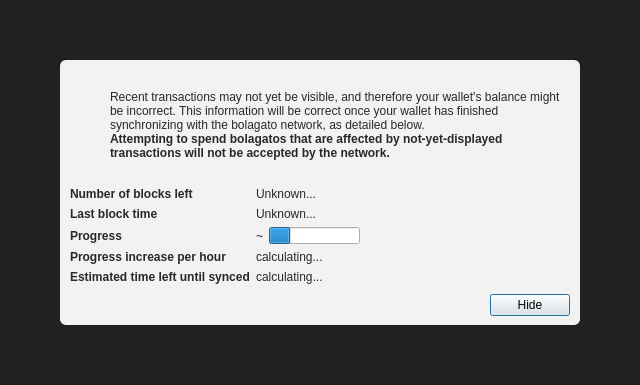
<?xml version="1.0" encoding="UTF-8"?>
<ui version="4.0">
 <class>ModalOverlay</class>
 <widget class="ModalOverlay" name="ModalOverlay">
  <property name="geometry">
   <rect>
    <x>0</x>
    <y>0</y>
    <width>640</width>
    <height>385</height>
   </rect>
  </property>
  <property name="windowTitle">
   <string>Form</string>
  </property>
  <layout class="QVBoxLayout" name="verticalLayout" stretch="0">
   <property name="sizeConstraint">
    <enum>QLayout::SetDefaultConstraint</enum>
   </property>
   <property name="leftMargin">
    <number>0</number>
   </property>
   <property name="topMargin">
    <number>0</number>
   </property>
   <property name="rightMargin">
    <number>0</number>
   </property>
   <property name="bottomMargin">
    <number>0</number>
   </property>
   <item>
    <widget class="QWidget" name="bgWidget" native="true">
     <property name="styleSheet">
      <string notr="true">#bgWidget { background: rgba(0,0,0,220); }</string>
     </property>
     <layout class="QVBoxLayout" name="verticalLayoutMain" stretch="1">
      <property name="leftMargin">
       <number>60</number>
      </property>
      <property name="topMargin">
       <number>60</number>
      </property>
      <property name="rightMargin">
       <number>60</number>
      </property>
      <property name="bottomMargin">
       <number>60</number>
      </property>
      <item>
       <widget class="QWidget" name="contentWidget" native="true">
        <property name="styleSheet">
         <string notr="true">#contentWidget { background: rgba(255,255,255,240); border-radius: 6px; }

QLabel { color: rgb(40,40,40);  }</string>
        </property>
        <layout class="QVBoxLayout" name="verticalLayoutSub" stretch="1,0,0,0">
         <property name="spacing">
          <number>0</number>
         </property>
         <property name="leftMargin">
          <number>10</number>
         </property>
         <property name="topMargin">
          <number>10</number>
         </property>
         <property name="rightMargin">
          <number>10</number>
         </property>
         <property name="bottomMargin">
          <number>10</number>
         </property>
         <item>
          <layout class="QHBoxLayout" name="horizontalLayoutIconText" stretch="0,1">
           <property name="topMargin">
            <number>20</number>
           </property>
           <item>
            <layout class="QVBoxLayout" name="verticalLayoutIcon">
             <property name="leftMargin">
              <number>0</number>
             </property>
             <item>
              <widget class="QPushButton" name="warningIcon">
               <property name="enabled">
                <bool>false</bool>
               </property>
               <property name="text">
                <string/>
               </property>
               <property name="icon">
                <iconset>
                 <normaloff>:/icons/warning</normaloff>
                 <disabledoff>:/icons/warning</disabledoff>:/icons/warning</iconset>
               </property>
               <property name="iconSize">
                <size>
                 <width>48</width>
                 <height>48</height>
                </size>
               </property>
               <property name="flat">
                <bool>true</bool>
               </property>
              </widget>
             </item>
             <item>
              <spacer name="verticalSpacerWarningIcon">
               <property name="orientation">
                <enum>Qt::Vertical</enum>
               </property>
               <property name="sizeHint" stdset="0">
                <size>
                 <width>20</width>
                 <height>40</height>
                </size>
               </property>
              </spacer>
             </item>
            </layout>
           </item>
           <item>
            <layout class="QVBoxLayout" name="verticalLayoutInfoText">
             <property name="leftMargin">
              <number>0</number>
             </property>
             <property name="topMargin">
              <number>0</number>
             </property>
             <item>
              <widget class="QLabel" name="infoText">
               <property name="text">
                <string>Recent transactions may not yet be visible, and therefore your wallet's balance might be incorrect. This information will be correct once your wallet has finished synchronizing with the bolagato network, as detailed below.</string>
               </property>
               <property name="textFormat">
                <enum>Qt::RichText</enum>
               </property>
               <property name="wordWrap">
                <bool>true</bool>
               </property>
              </widget>
             </item>
             <item>
              <widget class="QLabel" name="infoTextStrong">
               <property name="font">
                <font>
                 <weight>75</weight>
                 <bold>true</bold>
                </font>
               </property>
               <property name="text">
                <string>Attempting to spend bolagatos that are affected by not-yet-displayed transactions will not be accepted by the network.</string>
               </property>
               <property name="textFormat">
                <enum>Qt::RichText</enum>
               </property>
               <property name="wordWrap">
                <bool>true</bool>
               </property>
              </widget>
             </item>
             <item>
              <spacer name="verticalSpacerInTextSpace">
               <property name="orientation">
                <enum>Qt::Vertical</enum>
               </property>
               <property name="sizeHint" stdset="0">
                <size>
                 <width>20</width>
                 <height>40</height>
                </size>
               </property>
              </spacer>
             </item>
            </layout>
           </item>
          </layout>
         </item>
         <item>
          <spacer name="verticalSpacerAfterText">
           <property name="orientation">
            <enum>Qt::Vertical</enum>
           </property>
           <property name="sizeHint" stdset="0">
            <size>
             <width>20</width>
             <height>40</height>
            </size>
           </property>
          </spacer>
         </item>
         <item>
          <layout class="QFormLayout" name="formLayout">
           <property name="fieldGrowthPolicy">
            <enum>QFormLayout::FieldsStayAtSizeHint</enum>
           </property>
           <property name="horizontalSpacing">
            <number>6</number>
           </property>
           <property name="verticalSpacing">
            <number>6</number>
           </property>
           <property name="topMargin">
            <number>10</number>
           </property>
           <item row="0" column="0">
            <widget class="QLabel" name="labelNumberOfBlocksLeft">
             <property name="font">
              <font>
               <weight>75</weight>
               <bold>true</bold>
              </font>
             </property>
             <property name="text">
              <string>Number of blocks left</string>
             </property>
            </widget>
           </item>
           <item row="0" column="1">
            <widget class="QLabel" name="numberOfBlocksLeft">
             <property name="text">
              <string>Unknown...</string>
             </property>
            </widget>
           </item>
           <item row="1" column="0">
            <widget class="QLabel" name="labelLastBlockTime">
             <property name="font">
              <font>
               <weight>75</weight>
               <bold>true</bold>
              </font>
             </property>
             <property name="text">
              <string>Last block time</string>
             </property>
            </widget>
           </item>
           <item row="1" column="1">
            <widget class="QLabel" name="newestBlockDate">
             <property name="sizePolicy">
              <sizepolicy hsizetype="Maximum" vsizetype="Preferred">
               <horstretch>0</horstretch>
               <verstretch>0</verstretch>
              </sizepolicy>
             </property>
             <property name="text">
              <string>Unknown...</string>
             </property>
            </widget>
           </item>
           <item row="2" column="0">
            <widget class="QLabel" name="labelSyncDone">
             <property name="font">
              <font>
               <weight>75</weight>
               <bold>true</bold>
              </font>
             </property>
             <property name="text">
              <string>Progress</string>
             </property>
            </widget>
           </item>
           <item row="2" column="1">
            <layout class="QHBoxLayout" name="horizontalLayoutSync" stretch="0,1">
             <item>
              <widget class="QLabel" name="percentageProgress">
               <property name="text">
                <string notr="true">~</string>
               </property>
              </widget>
             </item>
             <item>
              <widget class="QProgressBar" name="progressBar">
               <property name="value">
                <number>24</number>
               </property>
               <property name="format">
                <string/>
               </property>
              </widget>
             </item>
            </layout>
           </item>
           <item row="4" column="0">
            <widget class="QLabel" name="labelProgressIncrease">
             <property name="font">
              <font>
               <weight>75</weight>
               <bold>true</bold>
              </font>
             </property>
             <property name="text">
              <string>Progress increase per hour</string>
             </property>
            </widget>
           </item>
           <item row="4" column="1">
            <widget class="QLabel" name="progressIncreasePerH">
             <property name="text">
              <string>calculating...</string>
             </property>
            </widget>
           </item>
           <item row="5" column="0">
            <widget class="QLabel" name="labelEstimatedTimeLeft">
             <property name="font">
              <font>
               <weight>75</weight>
               <bold>true</bold>
              </font>
             </property>
             <property name="text">
              <string>Estimated time left until synced</string>
             </property>
            </widget>
           </item>
           <item row="5" column="1">
            <widget class="QLabel" name="expectedTimeLeft">
             <property name="text">
              <string>calculating...</string>
             </property>
            </widget>
           </item>
          </layout>
         </item>
         <item>
          <layout class="QHBoxLayout" name="horizontalLayoutButtons">
           <property name="leftMargin">
            <number>10</number>
           </property>
           <property name="topMargin">
            <number>10</number>
           </property>
           <item>
            <spacer name="horizontalSpacer">
             <property name="orientation">
              <enum>Qt::Horizontal</enum>
             </property>
             <property name="sizeHint" stdset="0">
              <size>
               <width>40</width>
               <height>20</height>
              </size>
             </property>
            </spacer>
           </item>
           <item>
            <widget class="QPushButton" name="closeButton">
             <property name="text">
              <string>Hide</string>
             </property>
             <property name="focusPolicy">
              <enum>Qt::StrongFocus</enum>
             </property>
             <property name="default">
              <bool>true</bool>
             </property>
            </widget>
           </item>
          </layout>
         </item>
        </layout>
       </widget>
      </item>
     </layout>
    </widget>
   </item>
  </layout>
 </widget>
 <customwidgets>
  <customwidget>
   <class>ModalOverlay</class>
   <extends>QWidget</extends>
   <header>qt/modaloverlay.h</header>
   <container>1</container>
  </customwidget>
 </customwidgets>
 <resources/>
 <connections/>
</ui>
